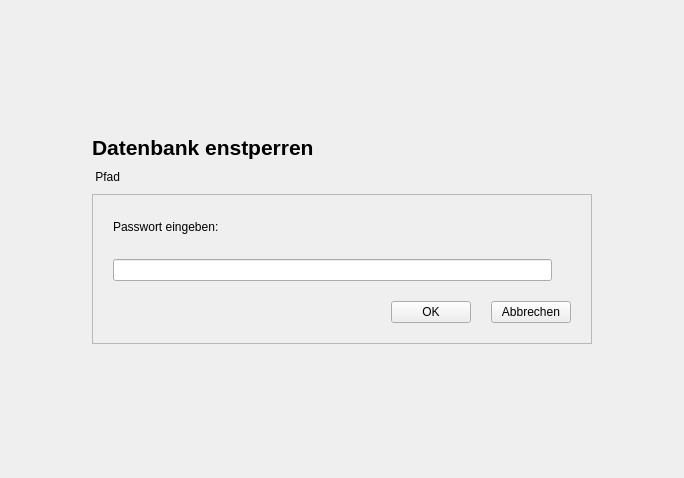
<?xml version="1.0" encoding="UTF-8"?>
<ui version="4.0">
 <class>UnlockDatabaseWidget</class>
 <widget class="QWidget" name="UnlockDatabaseWidget">
  <property name="geometry">
   <rect>
    <x>0</x>
    <y>0</y>
    <width>684</width>
    <height>478</height>
   </rect>
  </property>
  <property name="windowTitle">
   <string>Form</string>
  </property>
  <property name="autoFillBackground">
   <bool>true</bool>
  </property>
  <layout class="QGridLayout" name="gridLayout">
   <item row="1" column="1">
    <layout class="QVBoxLayout" name="verticalLayout">
     <property name="spacing">
      <number>10</number>
     </property>
     <property name="leftMargin">
      <number>20</number>
     </property>
     <property name="topMargin">
      <number>20</number>
     </property>
     <property name="rightMargin">
      <number>20</number>
     </property>
     <property name="bottomMargin">
      <number>20</number>
     </property>
     <item>
      <widget class="QLabel" name="unlockDatabaseLabel">
       <property name="font">
        <font>
         <pointsize>16</pointsize>
         <bold>true</bold>
        </font>
       </property>
       <property name="text">
        <string>Datenbank enstperren</string>
       </property>
      </widget>
     </item>
     <item>
      <widget class="QLabel" name="pathLabel">
       <property name="text">
        <string> Pfad</string>
       </property>
      </widget>
     </item>
     <item>
      <widget class="QFrame" name="passwordFrame">
       <property name="sizePolicy">
        <sizepolicy hsizetype="Preferred" vsizetype="Preferred">
         <horstretch>0</horstretch>
         <verstretch>0</verstretch>
        </sizepolicy>
       </property>
       <property name="minimumSize">
        <size>
         <width>500</width>
         <height>150</height>
        </size>
       </property>
       <property name="autoFillBackground">
        <bool>false</bool>
       </property>
       <property name="frameShape">
        <enum>QFrame::Shape::StyledPanel</enum>
       </property>
       <property name="frameShadow">
        <enum>QFrame::Shadow::Plain</enum>
       </property>
       <layout class="QVBoxLayout" name="verticalLayout_2">
        <property name="spacing">
         <number>20</number>
        </property>
        <property name="leftMargin">
         <number>20</number>
        </property>
        <property name="topMargin">
         <number>20</number>
        </property>
        <property name="rightMargin">
         <number>20</number>
        </property>
        <property name="bottomMargin">
         <number>20</number>
        </property>
        <item>
         <widget class="QLabel" name="passwordLabel">
          <property name="text">
           <string>Passwort eingeben:</string>
          </property>
         </widget>
        </item>
        <item>
         <layout class="QHBoxLayout" name="horizontalLayout_2">
          <property name="spacing">
           <number>0</number>
          </property>
          <item>
           <widget class="QLineEdit" name="passwordLineEdit">
            <property name="echoMode">
             <enum>QLineEdit::EchoMode::Password</enum>
            </property>
            <property name="clearButtonEnabled">
             <bool>true</bool>
            </property>
           </widget>
          </item>
          <item>
           <widget class="QToolButton" name="echoButton">
            <property name="focusPolicy">
             <enum>Qt::FocusPolicy::NoFocus</enum>
            </property>
            <property name="styleSheet">
             <string notr="true">background: transparent; border: none;</string>
            </property>
            <property name="text">
             <string/>
            </property>
           </widget>
          </item>
         </layout>
        </item>
        <item>
         <layout class="QHBoxLayout" name="horizontalLayout">
          <item>
           <spacer name="horizontalSpacer_3">
            <property name="orientation">
             <enum>Qt::Orientation::Horizontal</enum>
            </property>
            <property name="sizeHint" stdset="0">
             <size>
              <width>40</width>
              <height>20</height>
             </size>
            </property>
           </spacer>
          </item>
          <item>
           <widget class="QPushButton" name="okButton">
            <property name="text">
             <string>OK</string>
            </property>
           </widget>
          </item>
          <item>
           <widget class="QPushButton" name="cancelButton">
            <property name="text">
             <string>Abbrechen</string>
            </property>
           </widget>
          </item>
         </layout>
        </item>
       </layout>
      </widget>
     </item>
    </layout>
   </item>
   <item row="1" column="0">
    <spacer name="horizontalSpacer">
     <property name="orientation">
      <enum>Qt::Orientation::Horizontal</enum>
     </property>
     <property name="sizeType">
      <enum>QSizePolicy::Policy::MinimumExpanding</enum>
     </property>
     <property name="sizeHint" stdset="0">
      <size>
       <width>20</width>
       <height>20</height>
      </size>
     </property>
    </spacer>
   </item>
   <item row="0" column="1">
    <spacer name="verticalSpacer_2">
     <property name="orientation">
      <enum>Qt::Orientation::Vertical</enum>
     </property>
     <property name="sizeType">
      <enum>QSizePolicy::Policy::MinimumExpanding</enum>
     </property>
     <property name="sizeHint" stdset="0">
      <size>
       <width>20</width>
       <height>40</height>
      </size>
     </property>
    </spacer>
   </item>
   <item row="2" column="1">
    <spacer name="verticalSpacer">
     <property name="orientation">
      <enum>Qt::Orientation::Vertical</enum>
     </property>
     <property name="sizeType">
      <enum>QSizePolicy::Policy::MinimumExpanding</enum>
     </property>
     <property name="sizeHint" stdset="0">
      <size>
       <width>20</width>
       <height>40</height>
      </size>
     </property>
    </spacer>
   </item>
   <item row="1" column="2">
    <spacer name="horizontalSpacer_2">
     <property name="orientation">
      <enum>Qt::Orientation::Horizontal</enum>
     </property>
     <property name="sizeType">
      <enum>QSizePolicy::Policy::MinimumExpanding</enum>
     </property>
     <property name="sizeHint" stdset="0">
      <size>
       <width>20</width>
       <height>20</height>
      </size>
     </property>
    </spacer>
   </item>
  </layout>
 </widget>
 <resources/>
 <connections/>
</ui>
